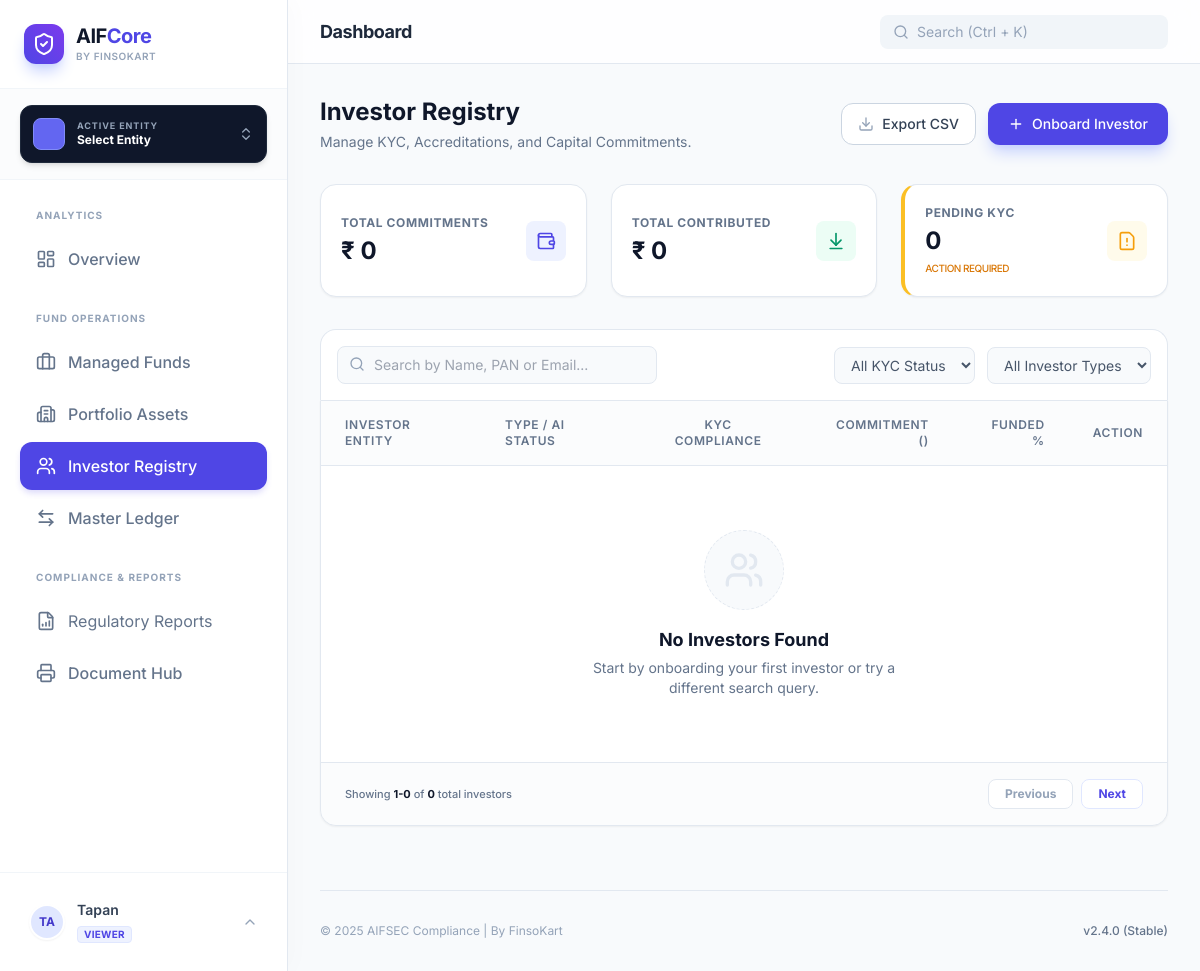
Page /portal/investors/ (signed in) on the earlier database version.
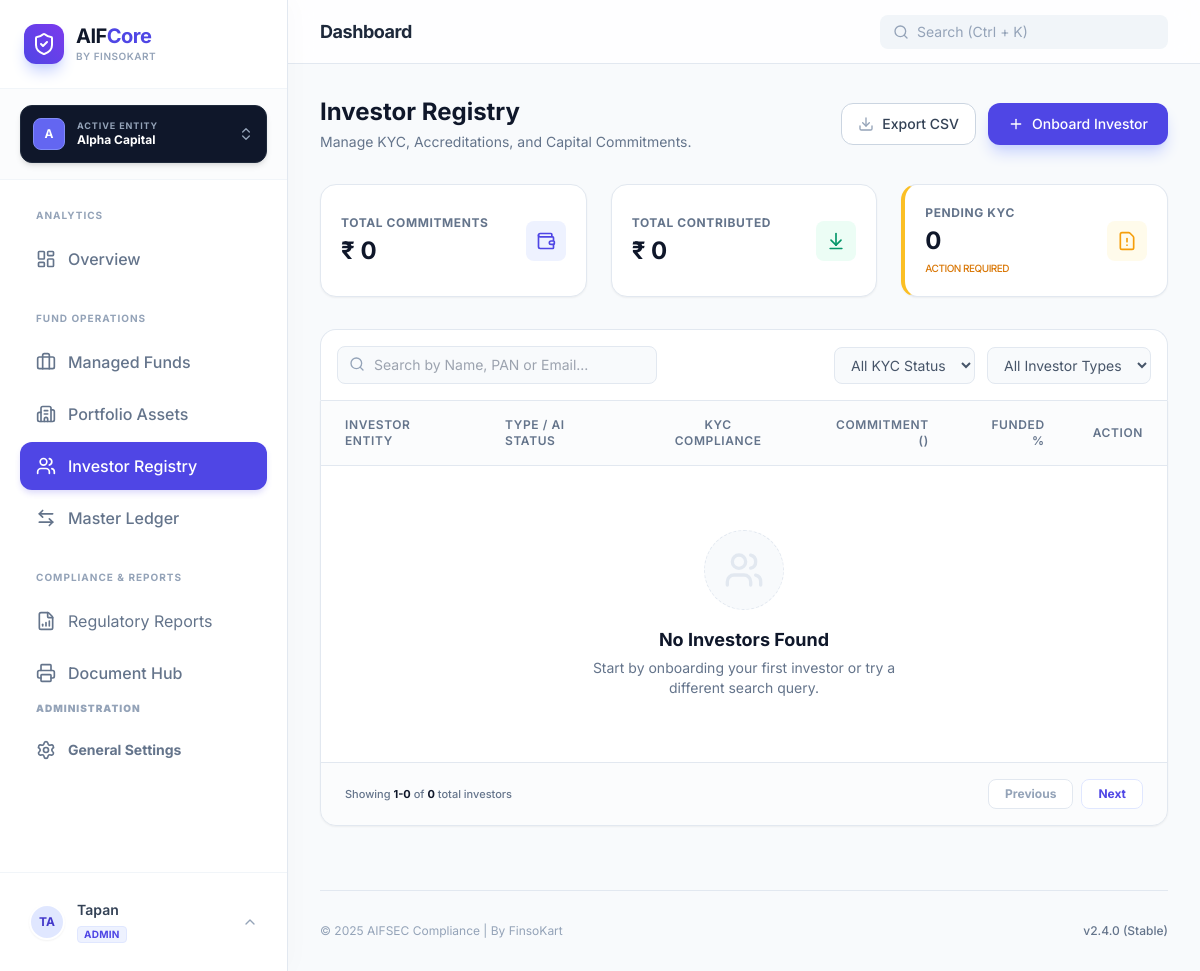
Same page on the later database version.
### manager_entities/models.py (models this page shows, shortened)
class ManagerEntity(models.Model):
    name = models.CharField(max_length=255, unique=True)
    sebi_manager_registration_no = models.CharField(max_length=64, blank=True, null=True)
    cin = models.CharField(max_length=21, blank=True, null=True)
    pan = models.CharField(max_length=10, blank=True, null=True)
    gstin = models.CharField(max_length=15, blank=True, null=True)
    registered_address = models.TextField(blank=True, null=True)
    contact_email = models.EmailField(blank=True, null=True)
    contact_phone = models.CharField(max_length=20, blank=True, null=True)
    created_at = models.DateTimeField(auto_now_add=True)
    class Meta:
        ordering = ["name"]
        verbose_name = "Manager Entity"
        verbose_name_plural = "Manager Entities"

class EntityMembership(models.Model):
    ROLE_CHOICES = [
        ('ADMIN', 'Super Admin'),     # Can manage team and all fund data
        ('MANAGER', 'Fund Manager'),  # Can record transactions
        ('COMPLIANCE', 'Officer'),    # Read-only + Reporting access
    ]
    user = models.ForeignKey(User, on_delete=models.CASCADE, related_name='memberships')
    entity = models.ForeignKey(ManagerEntity, on_delete=models.CASCADE, related_name='members')
    role = models.CharField(max_length=20, choices=ROLE_CHOICES, default='MANAGER')
    is_active_selection = models.BooleanField(default=False) # Helper for session defaults
    class Meta:
        unique_together = ('user', 'entity') # One user, one role per entity

### investors/views.py (the view, shortened to what this page needs)
# urls.py: path('', views.portal_investor_list, name='portal-list'),
@login_required
def portal_investor_list(request):
    active_id = request.session.get('active_entity_id')
    query = request.GET.get('q', '')
    investors_queryset = Investor.objects.all().order_by('name')
    base_investors = Investor.objects.filter(
        manager_entities__id=active_id
    ).distinct()
    if query:
        investors = investors.filter(
            Q(name__icontains=query) |
            Q(pan__icontains=query) |
            Q(email__icontains=query)
        )
    denom = request.GET.get('denom', 'raw')
    scale = Decimal('1')
    suffix = ""
    if denom == 'cr':
        scale = Decimal('10000000')
        suffix = "Cr"
    elif denom == 'm':
        scale = Decimal('1000000')
        suffix = "M"
    total_committed_aggregate = InvestorCommitment.objects.filter(
        fund__manager_entity_id=active_id
    ).aggregate(total=Sum('amount_committed'))['total'] or 0
    total_contributed_aggregate = DrawdownReceipt.objects.filter(
        fund__manager_entity_id=active_id
    ).aggregate(total=Sum('amount_received'))['total'] or 0
    pending_kyc_count = base_investors.filter(kyc_status='PENDING').count()
    investors_data = []
    return render(request, 'investors/investor_list.html', {
        'investors': investors_data,
        'total_committed_aggregate': total_committed_aggregate / scale,
        'total_contributed_aggregate': total_contributed_aggregate / scale,
        'pending_kyc_count': pending_kyc_count,
        'suffix': suffix,
        'denom': denom,
    })

### manager_entities/context.py (called while the page is built)
def active_manager_processor(request):
    if not request.user.is_authenticated:
        return {}
    memberships = EntityMembership.objects.filter(user=request.user).select_related('entity')
    active_id = request.session.get('active_entity_id')
    active_membership = None
    if active_id:
        active_membership = memberships.filter(entity_id=active_id).first()
    if not active_membership and memberships.exists():
        active_membership = memberships.first()
        request.session['active_entity_id'] = active_membership.entity.id
    return {
        'active_manager': active_membership.entity if active_membership else None,
        'user_role': active_membership.role if active_membership else None,
        'available_managers': [m.entity for m in memberships]
    }

### templates/investors/investor_list.html (shortened to what the changed rows need)
{% extends 'base.html' %}
{% load humanize %}
{% block content %}
<div class="flex flex-col md:flex-row md:items-center justify-between gap-4 mb-8">
    <div>
        <h1 class="text-2xl font-bold text-slate-900">Investor Registry</h1>
    </div>
</div>
<div class="bg-white rounded-b-2xl border border-slate-200 shadow-sm overflow-hidden">
    <table class="w-full text-left border-collapse">
        <thead class="bg-slate-50/50 border-b border-slate-200">
            <tr>
                <th class="px-6 py-4 text-xs font-semibold text-slate-500 uppercase tracking-wider">Investor Entity</th>
                <th class="px-6 py-4 text-xs font-semibold text-slate-500 uppercase tracking-wider">Type / AI Status</th>
                <th class="px-6 py-4 text-xs font-semibold text-slate-500 uppercase tracking-wider text-center">KYC Compliance</th>
                <th class="px-6 py-4 text-xs font-semibold text-slate-500 uppercase tracking-wider text-right">Commitment ({{ suffix }})</th>
                <th class="px-6 py-4 text-xs font-semibold text-slate-500 uppercase tracking-wider text-right">Funded %</th>
                <th class="px-6 py-4 text-xs font-semibold text-slate-500 uppercase tracking-wider text-center">Action</th>
            </tr>
        </thead>
    </table>
</div>
{% endblock %}

### templates/base.html (shortened to what the changed rows need)
<!DOCTYPE html>
<html lang="en">
<head>
    <script src="https://cdn.tailwindcss.com"></script>
</head>
<body class="text-slate-900 antialiased selection:bg-indigo-100 selection:text-indigo-700">
    <div class="flex h-screen overflow-hidden">
        <aside class="w-72 bg-white border-r border-slate-200 flex flex-col z-20 shadow-[4px_0_24px_rgba(0,0,0,0.02)] h-screen">
            <div class="p-6 border-b border-slate-100 flex items-center gap-3">
                <div>
                    <h1 class="font-bold text-xl tracking-tight text-slate-900 leading-tight">AIF<span class="text-indigo-600">Core</span></h1>
                </div>
            </div>
            <div class="px-5 py-4 border-b border-slate-100 bg-slate-50/50" x-data="{ switchOpen: false }">
                <div class="relative">
                    <button @click="switchOpen = !switchOpen" class="w-full flex items-center justify-between p-3 bg-slate-900 text-white rounded-xl shadow-md hover:bg-slate-800 transition-all group border border-slate-800">
                        <div class="flex items-center gap-3 overflow-hidden">
                            <div class="w-8 h-8 rounded-lg bg-indigo-500 flex items-center justify-center font-bold text-xs shrink-0 border border-indigo-400">
                                {{ active_manager.name|slice:":1"|upper }}
                            </div>
                            <div class="text-left overflow-hidden">
                                <p class="text-[9px] font-bold text-slate-400 uppercase tracking-widest leading-none mb-0.5">Active Entity</p>
                                <p class="text-xs font-bold truncate text-white w-28">{{ active_manager.name|default:"Select Entity" }}</p>
                            </div>
                        </div>
                    </button>
                </div>
            </div>
            <nav class="flex-1 p-5 space-y-1 overflow-y-auto">
                <p class="px-4 pb-2 pt-2 text-[10px] font-bold text-slate-400 uppercase tracking-widest">Analytics</p>
                <a href="{% url 'portal-home' %}"
                class="sidebar-link {% if request.resolver_match.url_name == 'portal-home' %}sidebar-link-active{% else %}sidebar-link-inactive{% endif %}">
                    <i data-lucide="layout-dashboard" class="w-5 h-5 shrink-0"></i>
                    <span>Overview</span>
                </a>
                <p class="px-4 pb-2 pt-6 text-[10px] font-bold text-slate-400 uppercase tracking-widest">Fund Operations</p>
                <a href="{% url 'funds:portal-funds' %}"
                class="sidebar-link {% if 'funds' in request.resolver_match.app_name %}sidebar-link-active{% else %}sidebar-link-inactive{% endif %}">
                    <i data-lucide="briefcase" class="w-5 h-5 shrink-0"></i>
                    <span>Managed Funds</span>
                </a>
                <a href="{% url 'investee_companies:portal-list' %}"
                class="sidebar-link {% if 'investee_companies' in request.resolver_match.app_name %}sidebar-link-active{% else %}sidebar-link-inactive{% endif %}">
                    <i data-lucide="building-2" class="w-5 h-5 shrink-0"></i>
                    <span>Portfolio Assets</span>
                </a>
                <a href="{% url 'investors:portal-list' %}"
                class="sidebar-link {% if 'investors' in request.resolver_match.app_name %}sidebar-link-active{% else %}sidebar-link-inactive{% endif %}">
                    <i data-lucide="users" class="w-5 h-5 shrink-0"></i>
                    <span>Investor Registry</span>
                </a>
                <a href="{% url 'portal-transactions' %}"
                class="sidebar-link {% if 'transactions' in request.resolver_match.app_name %}sidebar-link-active{% else %}sidebar-link-inactive{% endif %}">
                    <i data-lucide="arrow-left-right" class="w-5 h-5 shrink-0"></i>
                    <span>Master Ledger</span>
                </a>
                <p class="px-4 pb-2 pt-6 text-[10px] font-bold text-slate-400 uppercase tracking-widest">Compliance & Reports</p>
                <a href="{% url 'compliances:reports' %}"
                class="flex items-center gap-3 px-4 py-3 rounded-xl transition-all {% if request.resolver_match.view_name == 'compliances:reports' %}bg-indigo-600 text-white shadow-lg shadow-indigo-200{% else %}text-slate-500 hover:bg-slate-50 hover:text-slate-900{% endif %}">
                    <i data-lucide="file-bar-chart" class="w-5 h-5"></i>
                    <span>Regulatory Reports</span>
                </a>
                <a href="{% url 'docgen:hub' %}"
                class="sidebar-link {% if 'docgen' in request.resolver_match.app_name %}sidebar-link-active{% else %}sidebar-link-inactive{% endif %}">
                    <i data-lucide="printer" class="w-5 h-5 shrink-0"></i>
                    <span>Document Hub</span>
                </a>
                {% if user_role == 'ADMIN' %}
                <p class="px-4 pb-2 mt-6 text-[10px] font-black text-slate-400 uppercase tracking-widest">Administration</p>
                <a href="{% url 'manager_entities:settings_hub' %}"
                class="sidebar-link {% if 'settings' in request.path %}sidebar-link-active{% else %}sidebar-link-inactive{% endif %}">
                    <i data-lucide="settings" class="w-5 h-5 shrink-0"></i>
                    <span class="text-sm font-bold">General Settings</span>
                </a>
                {% endif %}
            </nav>
            <div class="p-4 border-t border-slate-100 mt-auto">
                <div x-data="{ open: false }" class="relative">
                    <button @click="open = !open" class="w-full flex items-center gap-3 px-3 py-2.5 rounded-xl hover:bg-slate-50 border border-transparent hover:border-slate-200 transition-all text-left group">
                        <div class="flex-1 overflow-hidden">
                            <p class="text-sm font-semibold text-slate-700 group-hover:text-slate-900 truncate">{{ user.username }}</p>
                            <p class="text-[10px] text-indigo-600 font-bold uppercase tracking-wide bg-indigo-50 px-1.5 rounded inline-block mt-0.5 border border-indigo-100">
                                {{ user_role|default:"Viewer" }}
                            </p>
                        </div>
                    </button>
                </div>
            </div>
        </aside>
        <main class="flex-1 flex flex-col h-screen overflow-hidden bg-[#f8fafc]">
            <header class="h-16 bg-white/80 backdrop-blur-md border-b border-slate-200 flex items-center justify-between px-8 z-10 sticky top-0">
                <div class="flex items-center gap-4">
                    <h2 class="text-lg font-bold text-slate-800 tracking-tight">{% block page_title %}Dashboard{% endblock %}</h2>
                </div>
            </header>
            <section class="flex-1 overflow-y-auto p-8 scroll-smooth">
                {% block content %}{% endblock %}
            </section>
        </main>
    </div>
</body>
</html>

Differences in the rows shown:
added ManagerEntity: name "A", name "Alpha Capital"
added EntityMembership: role "ADMIN"
Other differences:
{{ active_manager.name|default:"Select Entity" }}: "Select Entity" → (not shown)
{{ user_role|default:"Viewer" }}: "VIEWER" → (not shown)
text now shown: "ADMINISTRATION General Settings"
